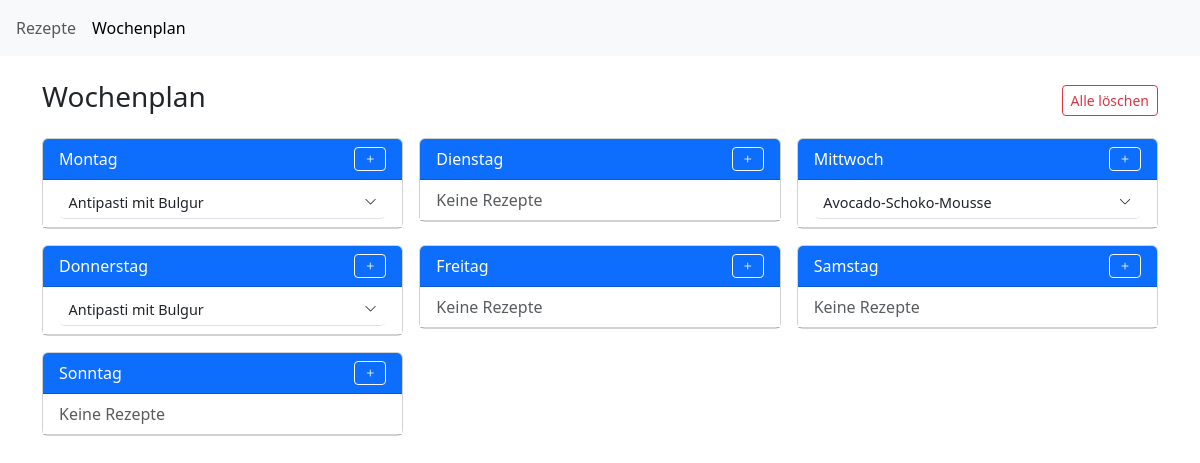
The page /recipes/weekly-plan/ on the database as committed earlier.
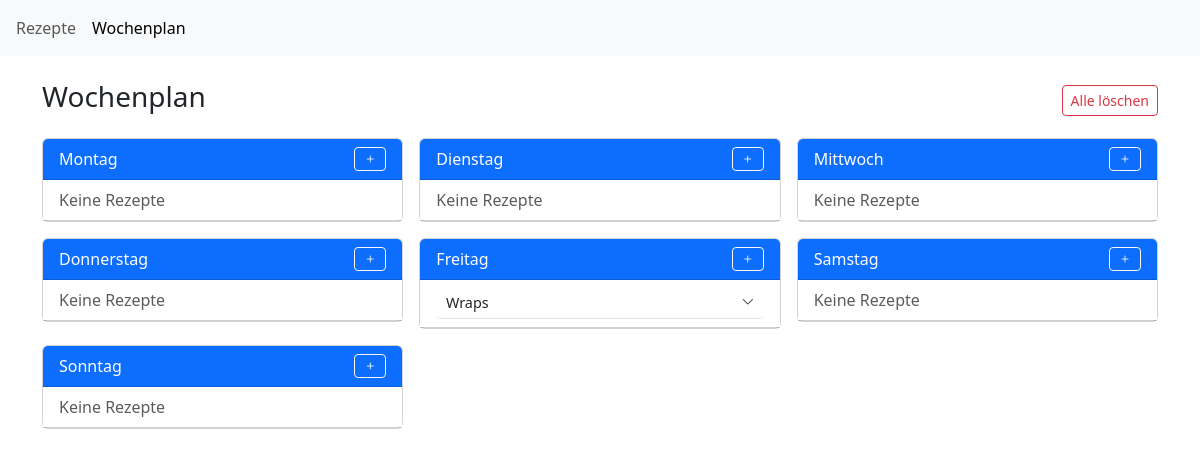
The same page on the database as committed later.
### recipes/models.py (models this page shows, shortened)
class WeeklyPlanEntry(models.Model):
    plan = models.ForeignKey(WeeklyPlan, related_name="entries", on_delete=models.CASCADE)
    day = models.CharField(max_length=10, choices=DAY_CHOICES)
    recipe = models.ForeignKey('Recipe', on_delete=models.CASCADE)
    class Meta:
        ordering = ['day', 'id']  # damit die Einträge in Tagesreihenfolge angezeigt werden

class Recipe(models.Model):
    title = models.CharField(
        max_length=200,
        help_text="Titel"
    )
    slug = models.SlugField(
        unique=True,
        blank=True
    )
    servings = models.PositiveIntegerField(
        help_text="Portionen",
        null=True,
        blank=True,
    )
    image = models.ImageField(
        upload_to='recipes/',
        blank=True,
        null=True,
        help_text="Hauptbild"
    )
    labels = models.ManyToManyField(
        "Label",
        blank=True,
        help_text="Label"
    )
    duration_minutes = models.PositiveIntegerField(
        null=True,
        blank=True,
        help_text="Gesamtdauer des Rezepts in Minuten"
    )
    working_time = models.PositiveIntegerField(
        null=True,
        blank=True,
        help_text="Arbeitsdauer des Rezepts in Minuten"
    )
    temperature_celsius = models.PositiveIntegerField(
        null=True,
        blank=True,
        help_text="Back-/Ofentemperatur in °C (Ober-/Unterhitze)"
    )
    ingredients = models.CharField(
        null=True,
        blank=True,
        max_length=1000,  # Du solltest hier eine Länge definieren, falls du lange Zutatenlisten erwartest
        help_text="Zutaten"
    )
    steps = models.CharField(
        null=True,
        blank=True,
        max_length=1000,  # Ebenso für Schritte
        help_text="Anleitung"
    )
    cooked_count = models.PositiveIntegerField(
        default=0,
        help_text="So oft wurde das Rezept schon gekocht"
    )
    external_link = models.URLField(
        blank=True,
        null=True,
        help_text="Fügen Sie einen externen Link hinzu."
    )  # Neues Feld für den externen Link
    def get_absolute_url(self):
        return reverse("recipes:detail", kwargs={"slug": self.slug})

### recipes/views.py (the view, shortened to what this page needs)
# urls.py: path('weekly-plan/', views.weekly_plan_view, name='weekly_plan'),
def weekly_plan_view(request):
    week_start = date(2000, 1, 1)
    plan, _ = WeeklyPlan.objects.get_or_create(week_start=week_start)
    params = request.GET.copy()
    action = params.get("action")
    recipe_id = params.get("recipe_id")
    day = params.get("day")
    if action == "add" and recipe_id and day in DAYS:
        recipe = get_object_or_404(Recipe, id=recipe_id)
        WeeklyPlanEntry.objects.create(plan=plan, day=day, recipe=recipe)
        for key in ["recipe_id", "action", "day", "entry_id"]:
            params.pop(key, None)
        return redirect(f"{reverse('recipes:weekly_plan')}?{params.urlencode()}")
    elif action == "clear":
        plan.entries.all().delete()
        for key in ["action", "recipe_id", "day", "entry_id"]:
            params.pop(key, None)
        return redirect(f"{reverse('recipes:weekly_plan')}?{params.urlencode()}")
    day_entries_list = [(day_name, plan.entries.filter(day=day_name)) for day_name in DAYS]
    context = {
        "plan": plan,
        "day_entries_list": day_entries_list,
        "recipes": Recipe.objects.all(),
        "days": DAYS,  # wichtig für das Dropdown in der Vorlage
    }
    return render(request, "recipes/weekly_plan.html", context)

### recipes/templates/recipes/weekly_plan.html (shortened to what this page needs)
{% extends "recipes/base.html" %}
{% block content %}
<div class="container my-4">
    <div class="d-flex justify-content-between align-items-center mb-3">
        <h3>Wochenplan</h3>
        <a href="?action=clear" class="btn btn-sm btn-outline-danger" title="Alle Einträge löschen">Alle löschen</a>
    </div>
    <div class="row g-3">
        {% for day, entries in day_entries_list %}
        <div class="col-md-4 col-sm-6">
            <div class="card">
                <div class="card-header bg-primary text-white d-flex align-items-center">
                    <span>{{ day }}</span>
                    <button
                    class="btn btn-sm btn-outline-light ms-auto toggle-btn"
                    data-bs-toggle="collapse"
                    data-bs-target="#collapseTwo{{day}}"
                    aria-expanded="false"
                    >
                        <i class="bi bi-plus plus-icon"></i>
                    </button>
                </div>
                <ul class="list-group list-group-flush day-list" data-day="{{ day }}">
                    {% for entry in entries %}
                    <li class="list-group-item text-muted empty-entry">
                        <div class="accordion small-accordion" id="accordion{{ entry.id }}">
                            <div class="accordion-item">
                                <h2 class="accordion-header">
                                    <button
                                        class="accordion-button collapsed d-flex align-items-center"
                                        type="button"
                                        data-bs-toggle="collapse"
                                        data-bs-target="#collapseOne{{ entry.id }}"
                                        aria-expanded="false"
                                        aria-controls="collapseOne{{ entry.id }}"
                                    >
                                        <span class="flex-grow-1">
                                            {{ entry.recipe.title }}
                                        </span>
                                        <i class="bi bi-chevron-down small ms-2"></i>
                                    </button>
                                </h2>
                            </div>
                        </div>
                        </li>
                    {% empty %}
                        <li class="list-group-item text-muted empty-entry">Keine Rezepte</li>
                    {% endfor %}
                </ul>
            </div>
        </div>
        {% endfor %}
    </div>
</div>
{% endblock %}

Rows that differ between the two databases and show on the page:
removed WeeklyPlanEntry: recipe "Antipasti mit Bulgur", shown under "Montag"
removed WeeklyPlanEntry: recipe "Avocado-Schoko-Mousse", shown under "Mittwoch"
removed WeeklyPlanEntry: recipe "Antipasti mit Bulgur", shown under "Donnerstag"
added WeeklyPlanEntry: recipe "Wraps", shown under "Freitag"
Other text that changed with them:
new list line: "Keine Rezepte"
list line gone: "Keine Rezepte"
